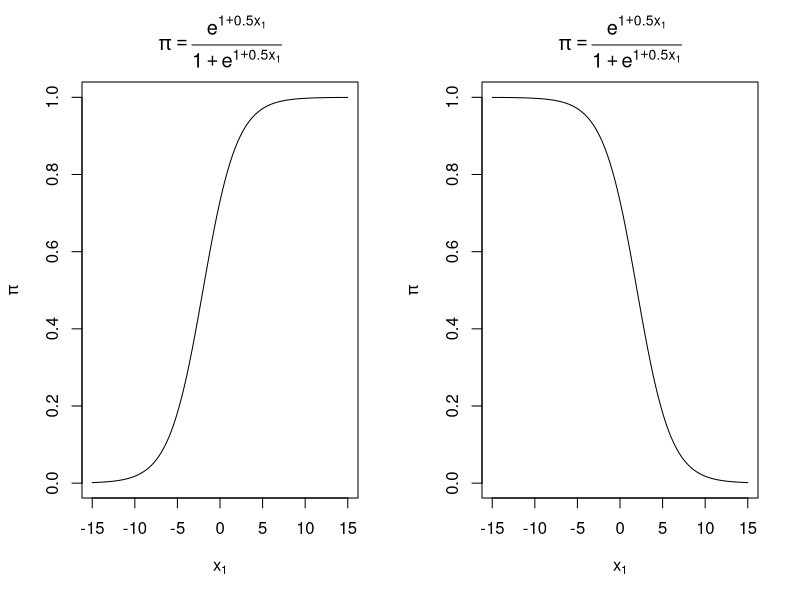

Source code (R):
par(mfrow = c(1,2))

beta0 <- 1
beta1 <- 0.5
curve(expr = exp(beta0 + beta1*x)/(1 + exp(beta0 + beta1*x)),
  xlim = c(-15,15), col = 'black', main = expression(pi
  == frac(e^{1+0.5*x[1]}, 1+e^{1+0.5*x[1]})), xlab = 
  expression(x[1]), ylab = expression(pi))

beta0 <- 1
beta1 <- -0.5
curve(expr = exp(beta0 + beta1*x)/(1 + exp(beta0 + beta1*x)),
  xlim = c(-15,15), col = 'black', main = expression(pi
  == frac(e^{1+0.5*x[1]}, 1+e^{1+0.5*x[1]})), xlab = 
  expression(x[1]), ylab = expression(pi))
